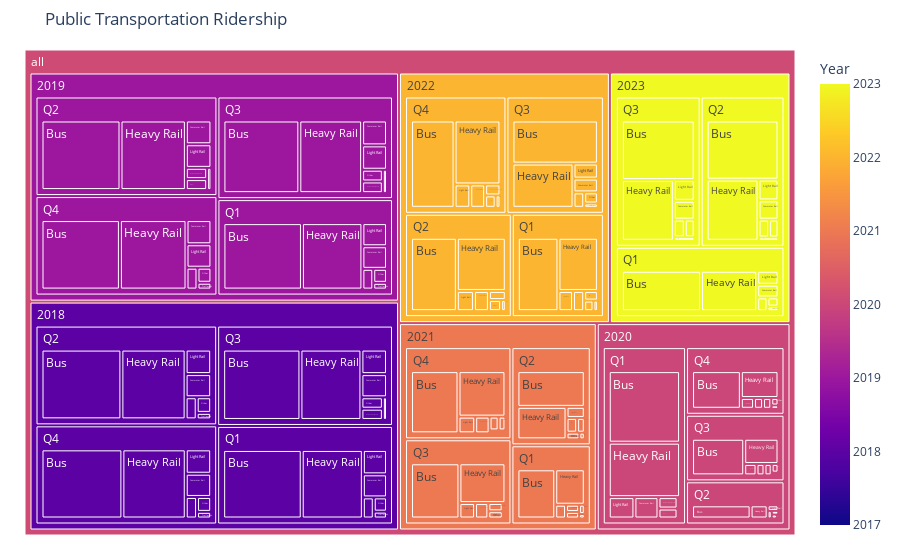

Here is the notebook cell this chart was saved with:
### Code cell
# fig = px.treemap(
#     data_quarter,
#     values="Total Ridership",
#     color="Quarter"
#     # names=["Quarter", "Year", "Total Ridership","Heavy Rail","Light Rail"],
#     # parents=["Quarter", "Year", "Total Ridership","Heavy Rail","Light Rail"],
#     )
# # fig.update_traces(root_color="lightgrey")
# # fig.update_layout(margin = dict(t=50, l=25, r=25, b=25))
# fig.show()

pivot_data_quarter = data_quarter.drop("Total Ridership", axis=1)
pivot_data_quarter = pivot_data_quarter.melt(id_vars=['Quarter', 'Year'], var_name='form_type', value_name='count')
# pivot_data_quarter = pivot_data_quarter.sort_values("Year")

# print(pivot_data_quarter)

fig2 = px.treemap(
    pivot_data_quarter,
    path=[px.Constant("all"), "Year", "Quarter", "form_type"], 
    values="count",
    hover_data={"Year": True, "Quarter": True, "form_type": True, "count": True}, #shows this info when hovering above the treemap
    color="Year",  # Color the boxes based on the year
    color_continuous_scale=px.colors.sequential.Plasma,  # Choose a sequential color scale
    color_continuous_midpoint=2020,  # Center the color scale at 2020
    color_discrete_sequence=["blue", "red"],  # Assign specific colors to form types
    labels={"form_type": "Form Type"},
    title="Public Transportation Ridership"
    # branchvalues="total"
)
fig2.update_traces(root_color="lightgrey")
fig2.update_layout(margin = dict(t=50, l=25, r=25, b=25))
fig2.show()

### Figure 1 — Plotly figure (JSON) as saved in the notebook; plotly's stock layout.template omitted (floating-point values rounded to 4 significant figures; data arrays with more than 128 entries replaced by an {"elided": "..."} marker saying what was removed)
{"data": [{"branchvalues": "total", "customdata": {"elided": "191x4 mixed values"}, "domain": {"x": [0, 1], "y": [0, 1]}, "hovertemplate": "labels=%{label}<br>count=%{customdata[3]}<br>parent=%{parent}<br>id=%{id}<br>Year=%{color}<br>Quarter=%{customdata[1]}<br>Form Type=%{customdata[2]}<extra></extra>", "ids": {"elided": "191 str values"}, "labels": {"elided": "191 str values"}, "marker": {"coloraxis": "coloraxis", "colors": {"elided": "191 float values"}}, "name": "", "parents": {"elided": "191 str values"}, "root": {"color": "lightgrey"}, "type": "treemap", "values": {"elided": "191 float values"}}], "layout": {"coloraxis": {"cmid": 2020, "colorbar": {"title": {"text": "Year"}}, "colorscale": [[0, "#0d0887"], [0.1111, "#46039f"], [0.2222, "#7201a8"], [0.3333, "#9c179e"], [0.4444, "#bd3786"], [0.5556, "#d8576b"], [0.6667, "#ed7953"], [0.7778, "#fb9f3a"], [0.8889, "#fdca26"], [1, "#f0f921"]]}, "legend": {"tracegroupgap": 0}, "margin": {"b": 25, "l": 25, "r": 25, "t": 50}, "title": {"text": "Public Transportation Ridership"}, "treemapcolorway": ["blue", "red"]}}
